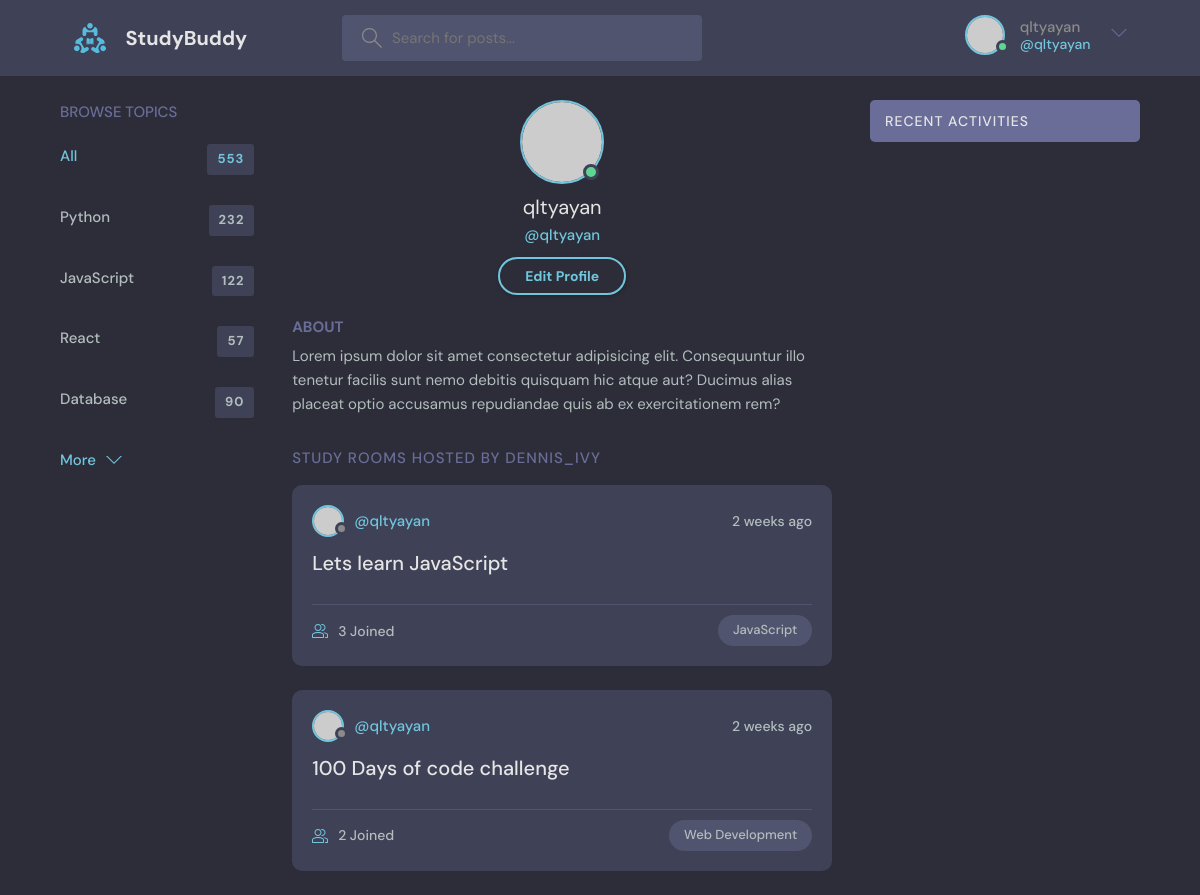
/profile/1/ (signed in), run on the app's committed database.
### base/models.py (models this page shows, shortened)
class Room(models.Model):
    host =  models.ForeignKey(User, on_delete = models.SET_NULL, null=True)
    topic = models.ForeignKey(Topic, on_delete = models.SET_NULL, null=True)
    name = models.CharField(max_length=200)
    description = models.TextField(null=True, blank=True)
    participants = models.ManyToManyField(User, related_name='participants', blank=True)
    update = models.DateTimeField(auto_now=True) # will be used in the class Meta
    created = models.DateTimeField(auto_now_add=True) # will be used in the class Meta
    class Meta:
        ordering = ['-update', '-created'] #with "-" means updated order

class Topic(models.Model):
    name=models.CharField(max_length=200)

### base/views.py (the view)
# urls.py: path('profile/<str:pk>/', views.userProfile, name='user-profile'),
def userProfile(request, pk):
    user = User.objects.get(id=pk)
    rooms = user.room_set.all()
    room_message = user.message_set.all()
    topics= Topic.objects.all()
    context={'user':user, 'rooms':rooms, 'room_messae':room_message, 'topics':topics}
    return render(request, 'base/profile.html', context)

### base/templates/base/profile.html
{% extends 'main.html' %}
{% block content %}
<main class="profile-page layout layout--3">
    <div class="container">
        <div class="topics">
            <div class="topics__header">
                <h2>Browse Topics</h2>
            </div>
            <ul class="topics__list">
                <li>
                    <a href="/" class="active">All <span>553</span></a>
                </li>
                <li>
                    <a href="/">Python <span>232</span></a>
                </li>
                <li>
                    <a href="/">JavaScript <span>122</span></a>
                </li>
                <li>
                    <a href="/">React <span>57</span></a>
                </li>
                <li>
                    <a href="/">Database <span>90</span></a>
                </li>
            </ul>
            <button class="btn btn--link" href="/">
                More
                <svg version="1.1" xmlns="http://www.w3.org/2000/svg" width="32" height="32" viewBox="0 0 32 32">
                    <title>chevron-down</title>
                    <path d="M16 21l-13-13h-3l16 16 16-16h-3l-13 13z"></path>
                </svg>
            </button>
        </div>
        <div class="roomList">
            <div class="profile">
                <div class="profile__avatar">
                    <div class="avatar avatar--large active">
                        <img src="https://randomuser.me/api/portraits/men/11.jpg" />
                    </div>
                </div>
                <div class="profile__info">
                    <h3>{{user.username}}</h3>
                    <p>@{{user.username}}</p>
                    <a href="edit-user.html" class="btn btn--main btn--pill">Edit Profile</a>
                </div>
                <div class="profile__about">
                    <h3>About</h3>
                    <p>
                        Lorem ipsum dolor sit amet consectetur adipisicing elit. Consequuntur illo tenetur
                        facilis sunt nemo debitis quisquam hic atque aut? Ducimus alias placeat optio
                        accusamus repudiandae quis ab ex exercitationem rem?
                    </p>
                </div>
            </div>
            <div class="roomList__header">
                <div>
                    <h2>Study Rooms Hosted by dennis_ivy</a>
                    </h2>
                </div>
            </div>
            {% include 'base/feed_components.html' %}
        </div>
        {% include 'base/activity_components.html' %}
    </div>
</main>
{% endblock content %}

### templates/navbar.html (shortened to what this page needs)
{% load static %}
<header class="header header--loggedIn">
    <div class="container">
        <a href="{% url 'home' %}" class="header__logo">
            <img src="{% static 'images/logo.svg' %}" />
            <h1>StudyBuddy</h1>
        </a>
        <form class="header__search" method="GET" action="{% url 'home' %}">
            <label>
                <input name="q" placeholder="Search for posts..." />
            </label>
        </form>
        <nav class="header__menu">
            {% if request.user.is_authenticated %}
            <div class="header__user">
                <a href="profile.html">
                    <div class="avatar avatar--medium active">
                        <img src="https://randomuser.me/api/portraits/men/37.jpg" />
                    </div>
                    <p>{{request.user.username}}<span>@{{request.user.username}}</span></p>
                </a>
                <button class="dropdown-button">
                    <svg version="1.1" xmlns="http://www.w3.org/2000/svg" width="32" height="32" viewBox="0 0 32 32">
                        <title>chevron-down</title>
                        <path d="M16 21l-13-13h-3l16 16 16-16h-3l-13 13z"></path>
                    </svg>
                </button>
            </div>
            {% else%}
            <a href="{% url 'login' %}">
                <img src="{% static 'images/avatar.svg' %}" />
                <p>Login</p>
            </a>
            {% endif %}
        </nav>
    </div>
</header>

### base/templates/base/feed_components.html (shortened to what this page needs)
{% for room in rooms %}
<div class="roomListRoom">
    <div class="roomListRoom__header">
        <a href="{% url 'user-profile' room.host.id %}" class="roomListRoom__author">
            <div class="avatar avatar--small">
                <img src="https://randomuser.me/api/portraits/women/11.jpg" />
            </div>
            <span>@{{room.host.username}}</span>
        </a>
        <div class="roomListRoom__actions">
            <span>{{room.created|timesince}} ago</span>
        </div>
    </div>
    <div class="roomListRoom__content">
        <a href="{% url 'room' room.id %}">{{room.name}}</a>
    </div>
    <div class="roomListRoom__meta">
        <a href="{% url 'room' room.id %}" class="roomListRoom__joined">
            {{room.participants.all.count}} Joined
        </a>
        <p class="roomListRoom__topic">{{room.topic.name}}</p>
    </div>
</div>
{% endfor %}

### data on the page
Room: host.username "qltyayan", created "2 weeks", name "Lets learn JavaScript", participants.all.count "3", topic.name "JavaScript"
Room: host.username "qltyayan", created "2 weeks", name "100 Days of code challenge", participants.all.count "2", topic.name "Web Development"

### other printed values
{{ request.user.username }} "qltyayan"
{{ user.username }} "qltyayan"
